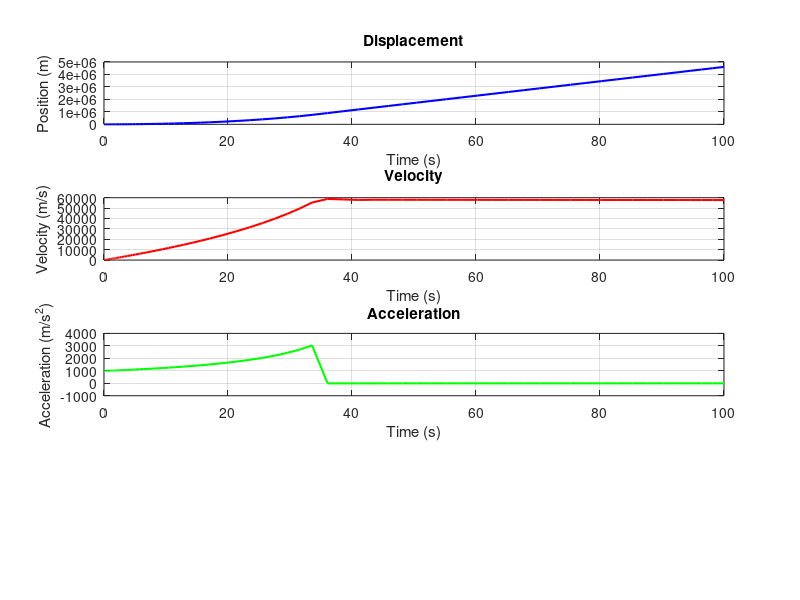

MATLAB code for this plot:
function rocket_ode()
    % Constants
    G = 6.6743*10^(-11);    % gravitational constant
    Mearth = 5.972*10^24;       % mass of Earth (kg)
    Mmars = 6.39*10^23;        % mass of Mars (kg)
    Rmars = 3.3895e6;          % radius of Mars (m)
    Rearth = 6371000;           % radius of Earth (m)
    d_earth_mars = 54.6e9;  % distance between Earth and Mars (m)
    Mejection = 2000;              % mass ejection rate (kg/s)
    Minitial = 100000;            % initial rocket mass (kg)
    Vejection = 50000;             % mass ejection velocity (m/s)
    
    % force of thrust
    function thr = thrust(t)
        if t <= 35
            thr = Mejection*Vejection;
        else
            thr = 0;
        end
    end
    

    % instantaneous mass of rocket
    function m = mass(t)
        if t <= 35
            m = Minitial - Mejection*t;
        else
            m = Minitial - Mejection*35;
        end
    end
    
    function dydt = ode(t, y)
        r = y(1);
        v = y(2);
        m = mass(t);
        thr = thrust(t);
        % Define the ODE function
        acceleration = thr/m - G*Mearth/(r+Rearth)^2 + G*Mmars/(d_earth_mars-r+Rmars)^2;
        
        dydt = [v; acceleration];
    end
    
    % Initial conditions
    y0 = [0; 0];   
    tspan = [0 100]; %Change (35, 100, 1000000)
    
    % Solve the ODE using ode45
    [t, y] = ode45(@ode, tspan, y0);
    
    % Extract solution
    r = y(:, 1);       % r(t)
    v = y(:, 2);       % r'(t)
    
    % calculating acceleration graph
    a = zeros(size(t));
    mv = zeros(size(t));
    thr = zeros(size(t));
    for i = 1:length(t)
        mv(i) = mass(t(i));
        thr(i) = thrust(t(i)); % Calculate thrust at time t(i)
        a(i) =  thr(i)/mv(i) - G*Mearth/(r(i)+Rearth)^2 + G*Mmars/(d_earth_mars-r(i)+Rmars)^2;
        r(i)
    end
    
    
    % Find the index where rocket reaches Mars
    index_mars = find(r >= d_earth_mars, 1);
    
    % Plotting only until the rocket reaches Mars
    if ~isempty(index_mars)
        t_plot = t(1:index_mars);
        r_plot = r(1:index_mars);
        v_plot = v(1:index_mars);
        a_plot = a(1:index_mars);
    else
        t_plot = t;
        r_plot = r;
        v_plot = v;
        a_plot = a;
    end
    
    % Plotting
    figure;
    
    % Displacement
    subplot(4, 1, 1);
    plot(t_plot, r_plot, 'b', 'LineWidth', 1.5);
    xlabel('Time (s)');
    ylabel('Position (m)');
    title('Displacement');
    grid on;

    % Velocity
    subplot(4, 1, 2);
    plot(t_plot, v_plot, 'r', 'LineWidth', 1.5);
    xlabel('Time (s)');
    ylabel('Velocity (m/s)');
    title('Velocity');
    grid on;

    % Acceleration 
    subplot(4, 1, 3);
    plot(t_plot, a_plot, 'g', 'LineWidth', 1.5);
    xlabel('Time (s)');
    ylabel('Acceleration (m/s^2)');
    title('Acceleration');
    grid on;
    

    % Print position, time, velocity, and acceleration (wrong, but close)
    if ~isempty(index_mars)
        fprintf('Rocket reached Mars at:\n');
        fprintf('Time: %.2f seconds\n', t(index_mars));
        fprintf('Position: %.2f meters\n', r(index_mars));
        fprintf('Velocity: %.2f m/s\n', v(index_mars));
        fprintf('Acceleration: %.2f m/s^2\n', a(index_mars));
    else
        fprintf('Rocket did not reach Mars within the simulation time.\n');
    end
end
